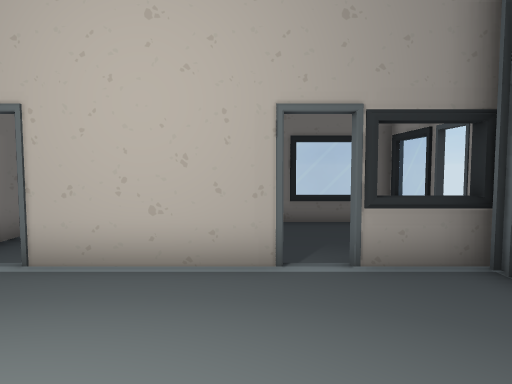
view 1 (above)

14 first-person views from a walk through a scene from a Unity 3-D project. The camera is 1.4 m above the floor, tilts 4° down and sees 70° across. The floor is counted in squares, 1 m on a side. Each view is taken from the middle of a square. On the plan, view 1 faces up. The plan holds only what a view shows up to about 16 squares ahead; the rest is blank. The player character is not drawn. Door leaves are left out, so doorways stand open.

view 2
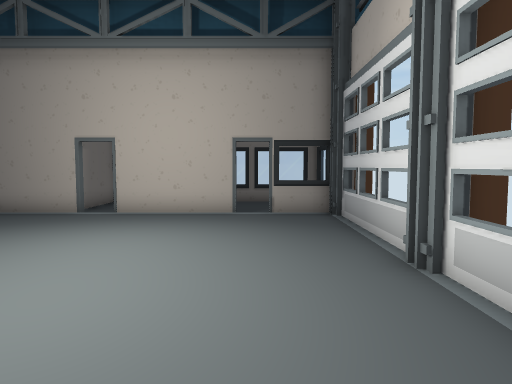

view 3
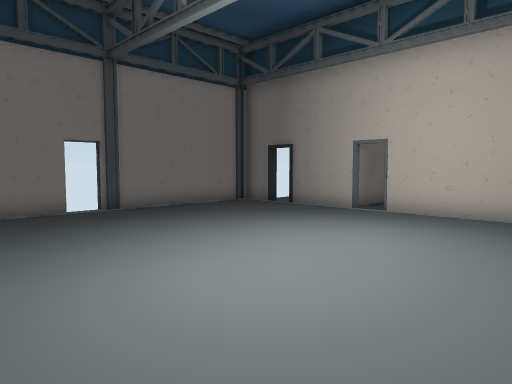

view 4
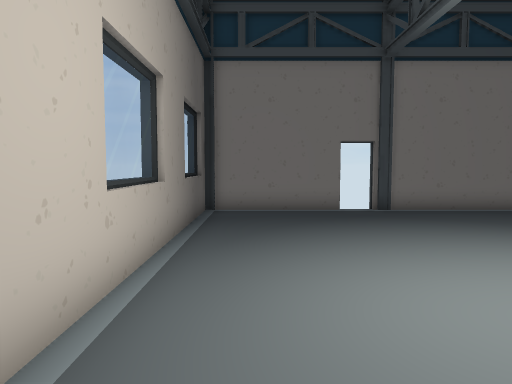

view 5
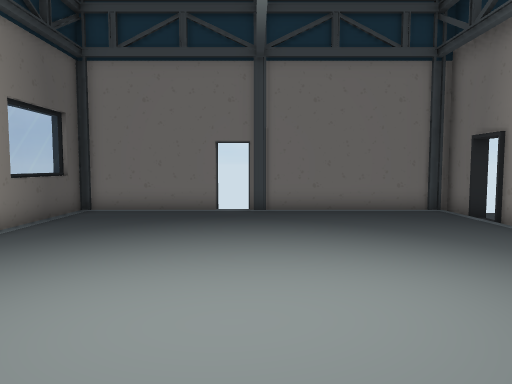

view 6
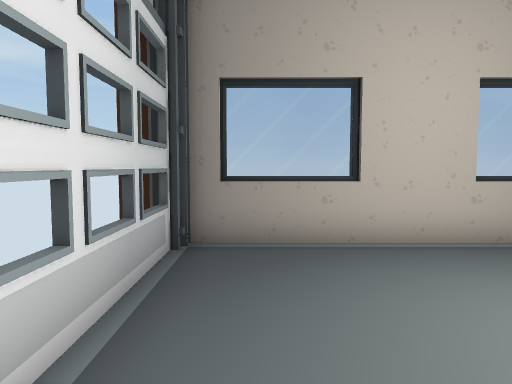

view 7
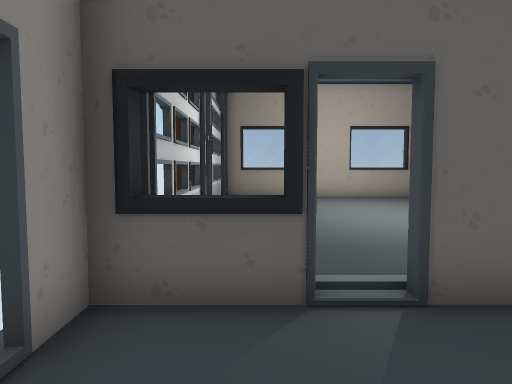

view 8
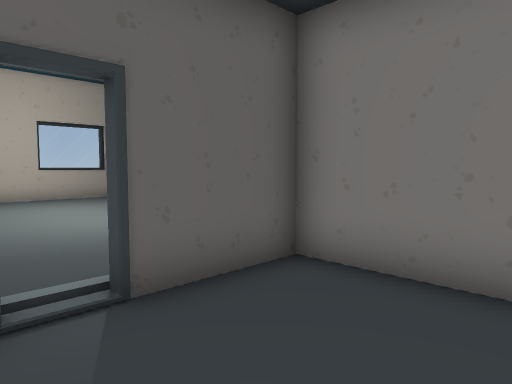

view 9
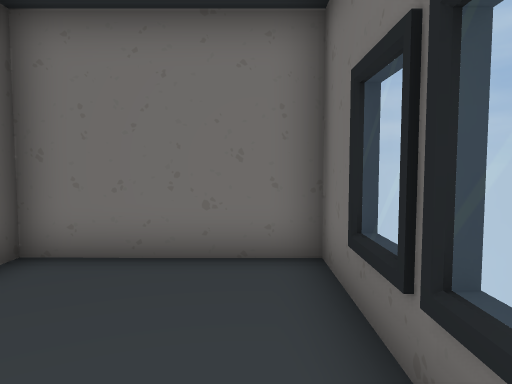

view 10
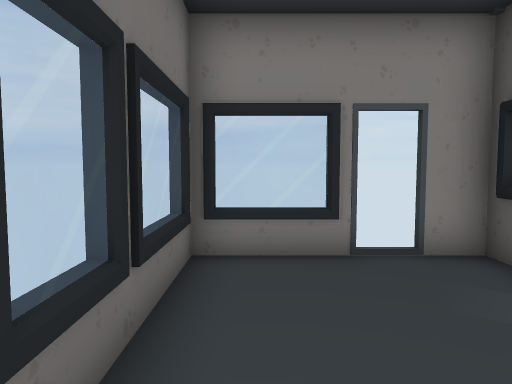

view 11
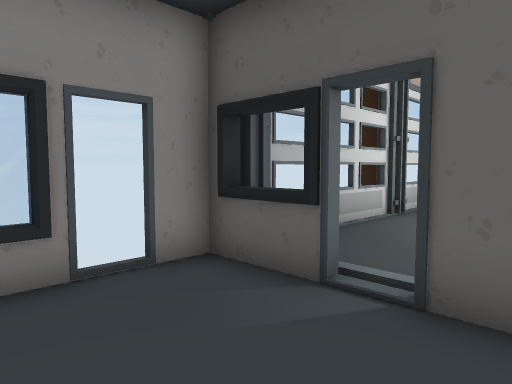

view 12
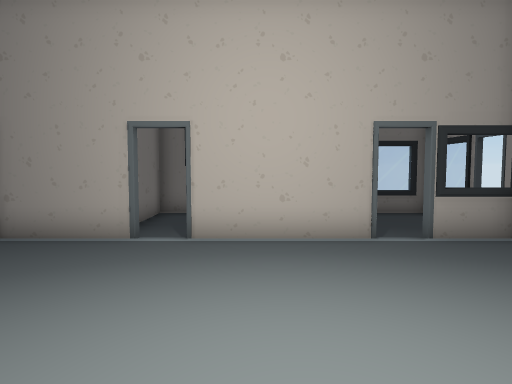

view 13
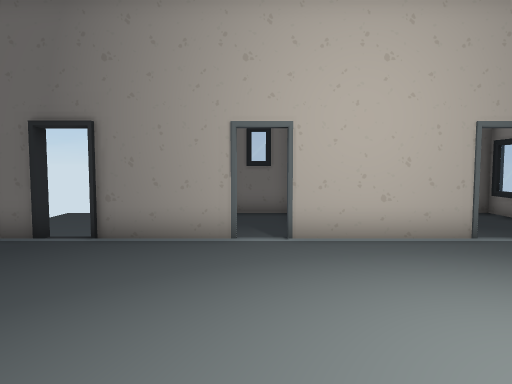

view 14
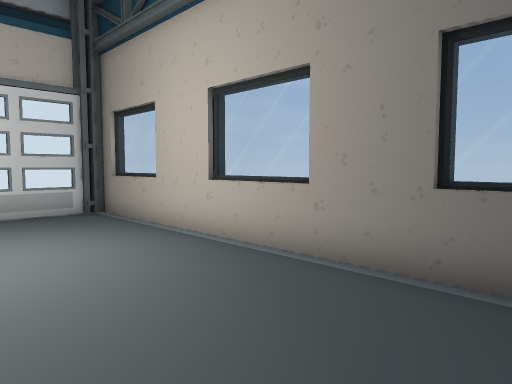

### Floor plan
Ten units are one square. View 1 is at (0, 0); x grows to the right and y downward. Boxes are objects, and circles mark ways between rooms. Rooms are numbered by the first view taken in them; rooms with no view inside come last. Other rooms are left out.
<svg viewBox="-105 -105 150 176">
<path fill="none" stroke="#000" d="M-98 22 -98 66 34 66 34 11M-44 -52 -72 -52M32 13 32 4M34 6 34 -45M-83 -52 -98 -52 -98 11M5 -52 -34 -52M32 -43 32 -50M35 -52 14 -52M14 -54 37 -54 37 -65M37 -74 37 -100 -25 -100 -25 -54 4 -54M-29 -100 -52 -100 -52 -68"/>
<circle cx="10" cy="-50" r="3" fill="#2a7"/>
<circle cx="-40" cy="-50" r="3" fill="#2a7"/>
<text x="-40" y="10">1</text>
<text x="0" y="-80">2</text>
<text x="-40" y="-80">3</text>
</svg>
Room 1 opens to room 2. Room 1 opens to room 3.

Where each view was taken, in squares from view 1:
view 1: 0 up, 0 right, facing up
view 2: 6 down, 1 right, facing up
view 3: 6 down, 2 right, facing up-left
view 4: 5 down, 2 right, facing left
view 5: 1 down, 2 right, facing left
view 6: 0 up, 2 right, facing down
view 7: 9 up, 2 right, facing down
view 8: 9 up, 2 right, facing down-left
view 9: 9 up, 3 right, facing left
view 10: 9 up, 2 left, facing right
view 11: 9 up, 1 left, facing down-right
view 12: 2 down, 2 left, facing up
view 13: 2 down, 4 left, facing up
view 14: 2 down, 8 left, facing down-right
